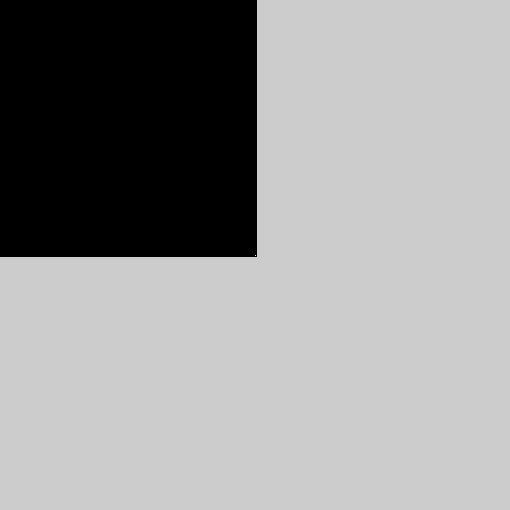
Frame 1 (no input)
Frame 60 (the mouse pressed at the canvas centre just before this capture): identical to frame 1, image omitted
Frame 120 (the mouse held since frame 60 and released just before this capture): identical to frame 1, image omitted

The Processing sketch that drew this single still picture (run headless with seeded random() and noise(); from frame 60 on, the mouse is pressed at the canvas centre):

// Processing sketch: colors
// ── colors.pde
void setup()
{
  size(510, 510);
  
  for (int r = 0; r < 510; r+=2)
  {
    for (int g = 0; g < 510; g+=2)
    {
      fill(r / 2, g / 2, 100);
      rect(r / 2, g / 2, 2, 2);
    }
  }
}

void draw()
{
}
